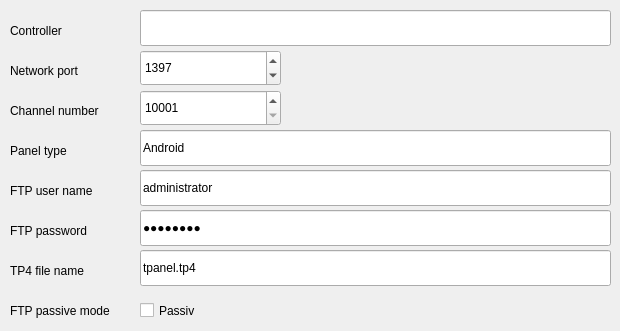
   <widget class="QWidget" name="tabCtrl">
    <attribute name="title">
     <string>Controller</string>
    </attribute>
    <widget class="QLabel" name="label_Port">
     <property name="geometry">
      <rect>
       <x>10</x>
       <y>60</y>
       <width>121</width>
       <height>22</height>
      </rect>
     </property>
     <property name="sizePolicy">
      <sizepolicy hsizetype="Expanding" vsizetype="Expanding">
       <horstretch>0</horstretch>
       <verstretch>0</verstretch>
      </sizepolicy>
     </property>
     <property name="minimumSize">
      <size>
       <width>121</width>
       <height>22</height>
      </size>
     </property>
     <property name="text">
      <string>Network port</string>
     </property>
    </widget>
    <widget class="QLabel" name="label_Channel">
     <property name="geometry">
      <rect>
       <x>10</x>
       <y>100</y>
       <width>120</width>
       <height>22</height>
      </rect>
     </property>
     <property name="sizePolicy">
      <sizepolicy hsizetype="Expanding" vsizetype="Expanding">
       <horstretch>0</horstretch>
       <verstretch>0</verstretch>
      </sizepolicy>
     </property>
     <property name="minimumSize">
      <size>
       <width>120</width>
       <height>22</height>
      </size>
     </property>
     <property name="text">
      <string>Channel number</string>
     </property>
    </widget>
    <widget class="QSpinBox" name="spinBox_Channel">
     <property name="geometry">
      <rect>
       <x>140</x>
       <y>90</y>
       <width>141</width>
       <height>36</height>
      </rect>
     </property>
     <property name="sizePolicy">
      <sizepolicy hsizetype="Expanding" vsizetype="Expanding">
       <horstretch>0</horstretch>
       <verstretch>0</verstretch>
      </sizepolicy>
     </property>
     <property name="minimumSize">
      <size>
       <width>141</width>
       <height>36</height>
      </size>
     </property>
     <property name="toolTip">
      <string>&lt;html&gt;&lt;head/&gt;&lt;body&gt;&lt;p&gt;The channel number of the panel. This must be a number between 10000 and 20000.&lt;/p&gt;&lt;/body&gt;&lt;/html&gt;</string>
     </property>
     <property name="minimum">
      <number>10001</number>
     </property>
     <property name="maximum">
      <number>10999</number>
     </property>
     <property name="value">
      <number>10001</number>
     </property>
    </widget>
    <widget class="QLineEdit" name="lineEdit_PType">
     <property name="geometry">
      <rect>
       <x>140</x>
       <y>130</y>
       <width>471</width>
       <height>36</height>
      </rect>
     </property>
     <property name="sizePolicy">
      <sizepolicy hsizetype="Expanding" vsizetype="Expanding">
       <horstretch>0</horstretch>
       <verstretch>0</verstretch>
      </sizepolicy>
     </property>
     <property name="minimumSize">
      <size>
       <width>141</width>
       <height>36</height>
      </size>
     </property>
     <property name="toolTip">
      <string>&lt;html&gt;&lt;head/&gt;&lt;body&gt;&lt;p&gt;This is the technical name of the panel. For example MVP-5200. At least this should be a name known by TPDesign4.&lt;/p&gt;&lt;/body&gt;&lt;/html&gt;</string>
     </property>
     <property name="text">
      <string>Android</string>
     </property>
    </widget>
    <widget class="QLineEdit" name="lineEdit_Controller">
     <property name="geometry">
      <rect>
       <x>140</x>
       <y>10</y>
       <width>471</width>
       <height>36</height>
      </rect>
     </property>
     <property name="sizePolicy">
      <sizepolicy hsizetype="Expanding" vsizetype="Expanding">
       <horstretch>0</horstretch>
       <verstretch>0</verstretch>
      </sizepolicy>
     </property>
     <property name="minimumSize">
      <size>
       <width>311</width>
       <height>36</height>
      </size>
     </property>
     <property name="toolTip">
      <string>&lt;html&gt;&lt;head/&gt;&lt;body&gt;&lt;p&gt;The IP address or the FQDN of the controller.&lt;/p&gt;&lt;/body&gt;&lt;/html&gt;</string>
     </property>
    </widget>
    <widget class="QSpinBox" name="spinBox_Port">
     <property name="geometry">
      <rect>
       <x>140</x>
       <y>50</y>
       <width>141</width>
       <height>36</height>
      </rect>
     </property>
     <property name="sizePolicy">
      <sizepolicy hsizetype="Expanding" vsizetype="Expanding">
       <horstretch>0</horstretch>
       <verstretch>0</verstretch>
      </sizepolicy>
     </property>
     <property name="minimumSize">
      <size>
       <width>141</width>
       <height>36</height>
      </size>
     </property>
     <property name="toolTip">
      <string>&lt;html&gt;&lt;head/&gt;&lt;body&gt;&lt;p&gt;The network port the controller is listening on. Default port is 1397.&lt;/p&gt;&lt;/body&gt;&lt;/html&gt;</string>
     </property>
     <property name="minimum">
      <number>1024</number>
     </property>
     <property name="maximum">
      <number>32767</number>
     </property>
     <property name="value">
      <number>1397</number>
     </property>
    </widget>
    <widget class="QLabel" name="label_Controller">
     <property name="geometry">
      <rect>
       <x>10</x>
       <y>20</y>
       <width>121</width>
       <height>22</height>
      </rect>
     </property>
     <property name="sizePolicy">
      <sizepolicy hsizetype="Expanding" vsizetype="Expanding">
       <horstretch>0</horstretch>
       <verstretch>0</verstretch>
      </sizepolicy>
     </property>
     <property name="minimumSize">
      <size>
       <width>121</width>
       <height>22</height>
      </size>
     </property>
     <property name="text">
      <string>Controller</string>
     </property>
    </widget>
    <widget class="QLabel" name="label_PType">
     <property name="geometry">
      <rect>
       <x>10</x>
       <y>140</y>
       <width>111</width>
       <height>22</height>
      </rect>
     </property>
     <property name="sizePolicy">
      <sizepolicy hsizetype="Expanding" vsizetype="Expanding">
       <horstretch>0</horstretch>
       <verstretch>0</verstretch>
      </sizepolicy>
     </property>
     <property name="minimumSize">
      <size>
       <width>111</width>
       <height>22</height>
      </size>
     </property>
     <property name="text">
      <string>Panel type</string>
     </property>
    </widget>
    <widget class="QLabel" name="label_FTPuser">
     <property name="geometry">
      <rect>
       <x>10</x>
       <y>180</y>
       <width>111</width>
       <height>22</height>
      </rect>
     </property>
     <property name="sizePolicy">
      <sizepolicy hsizetype="Expanding" vsizetype="Expanding">
       <horstretch>0</horstretch>
       <verstretch>0</verstretch>
      </sizepolicy>
     </property>
     <property name="minimumSize">
      <size>
       <width>111</width>
       <height>22</height>
      </size>
     </property>
     <property name="text">
      <string>FTP user name</string>
     </property>
    </widget>
    <widget class="QLabel" name="label_FTPpassword">
     <property name="geometry">
      <rect>
       <x>10</x>
       <y>220</y>
       <width>111</width>
       <height>22</height>
      </rect>
     </property>
     <property name="sizePolicy">
      <sizepolicy hsizetype="Expanding" vsizetype="Expanding">
       <horstretch>0</horstretch>
       <verstretch>0</verstretch>
      </sizepolicy>
     </property>
     <property name="minimumSize">
      <size>
       <width>111</width>
       <height>22</height>
      </size>
     </property>
     <property name="text">
      <string>FTP password</string>
     </property>
    </widget>
    <widget class="QLabel" name="label_FTPsurface">
     <property name="geometry">
      <rect>
       <x>10</x>
       <y>260</y>
       <width>111</width>
       <height>22</height>
      </rect>
     </property>
     <property name="sizePolicy">
      <sizepolicy hsizetype="Expanding" vsizetype="Expanding">
       <horstretch>0</horstretch>
       <verstretch>0</verstretch>
      </sizepolicy>
     </property>
     <property name="minimumSize">
      <size>
       <width>111</width>
       <height>22</height>
      </size>
     </property>
     <property name="text">
      <string>TP4 file name</string>
     </property>
    </widget>
    <widget class="QLabel" name="label_FTPpassive">
     <property name="geometry">
      <rect>
       <x>10</x>
       <y>300</y>
       <width>111</width>
       <height>22</height>
      </rect>
     </property>
     <property name="sizePolicy">
      <sizepolicy hsizetype="Expanding" vsizetype="Expanding">
       <horstretch>0</horstretch>
       <verstretch>0</verstretch>
      </sizepolicy>
     </property>
     <property name="minimumSize">
      <size>
       <width>111</width>
       <height>22</height>
      </size>
     </property>
     <property name="text">
      <string>FTP passive mode</string>
     </property>
    </widget>
    <widget class="QLineEdit" name="lineEdit_FTPuser">
     <property name="geometry">
      <rect>
       <x>140</x>
       <y>170</y>
       <width>471</width>
       <height>36</height>
      </rect>
     </property>
     <property name="sizePolicy">
      <sizepolicy hsizetype="Expanding" vsizetype="Expanding">
       <horstretch>0</horstretch>
       <verstretch>0</verstretch>
      </sizepolicy>
     </property>
     <property name="minimumSize">
      <size>
       <width>141</width>
       <height>36</height>
      </size>
     </property>
     <property name="toolTip">
      <string>&lt;html&gt;&lt;head/&gt;&lt;body&gt;&lt;p&gt;Defines the user name to login over FTP to the controller. By default this is &lt;span style=&quot; font-weight:600;&quot;&gt;administrator&lt;/span&gt;.&lt;/p&gt;&lt;/body&gt;&lt;/html&gt;</string>
     </property>
     <property name="text">
      <string>administrator</string>
     </property>
    </widget>
    <widget class="QLineEdit" name="lineEdit_FTPpassword">
     <property name="geometry">
      <rect>
       <x>140</x>
       <y>210</y>
       <width>471</width>
       <height>36</height>
      </rect>
     </property>
     <property name="sizePolicy">
      <sizepolicy hsizetype="Expanding" vsizetype="Expanding">
       <horstretch>0</horstretch>
       <verstretch>0</verstretch>
      </sizepolicy>
     </property>
     <property name="minimumSize">
      <size>
       <width>141</width>
       <height>36</height>
      </size>
     </property>
     <property name="toolTip">
      <string>&lt;html&gt;&lt;head/&gt;&lt;body&gt;&lt;p&gt;This is the password used to login to the controller. By default this is &lt;span style=&quot; font-weight:600;&quot;&gt;password&lt;/span&gt;.&lt;/p&gt;&lt;/body&gt;&lt;/html&gt;</string>
     </property>
     <property name="text">
      <string>password</string>
     </property>
     <property name="echoMode">
      <enum>QLineEdit::Password</enum>
     </property>
    </widget>
    <widget class="QLineEdit" name="lineEdit_FTPsurface">
     <property name="geometry">
      <rect>
       <x>140</x>
       <y>250</y>
       <width>471</width>
       <height>36</height>
      </rect>
     </property>
     <property name="sizePolicy">
      <sizepolicy hsizetype="Expanding" vsizetype="Expanding">
       <horstretch>0</horstretch>
       <verstretch>0</verstretch>
      </sizepolicy>
     </property>
     <property name="minimumSize">
      <size>
       <width>141</width>
       <height>36</height>
      </size>
     </property>
     <property name="toolTip">
      <string>&lt;html&gt;&lt;head/&gt;&lt;body&gt;&lt;p&gt;This is the name of a TP4 file on the disc of the controller. By default this is &lt;span style=&quot; font-weight:600;&quot;&gt;tpanel.tp4&lt;/span&gt;.&lt;/p&gt;&lt;/body&gt;&lt;/html&gt;</string>
     </property>
     <property name="text">
      <string>tpanel.tp4</string>
     </property>
    </widget>
    <widget class="QCheckBox" name="checkBox_FTPpassive">
     <property name="geometry">
      <rect>
       <x>140</x>
       <y>300</y>
       <width>85</width>
       <height>21</height>
      </rect>
     </property>
     <property name="text">
      <string>Passiv</string>
     </property>
    </widget>
   </widget>
